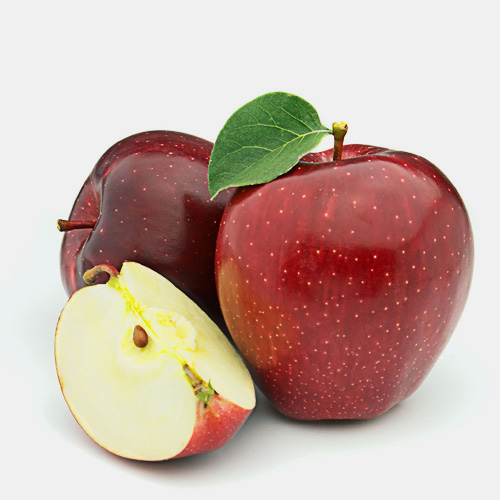
#> input picture img/Apel-Merah.jpg, 500 x 500 px, found by its file name
$ python discrete_wavelet.py
#> lines starting #> are read from the running program, lines starting #| are printed output that depends on the picture
import cv2
import numpy as np
import matplotlib.pyplot as plt
import pywt

img = cv2.imread('Apel-Merah.jpg',0)
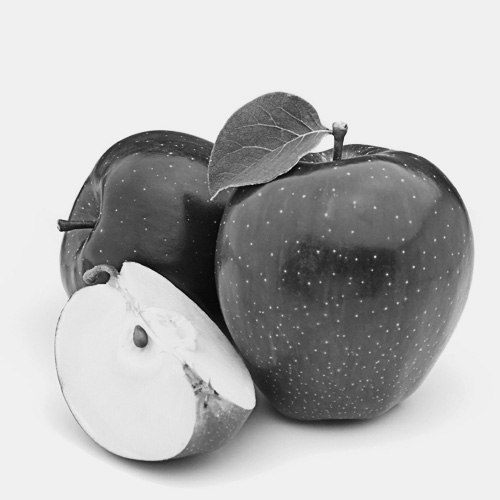
#> img: shape (500, 500); min 4, max 247, mean 182.5

coef = pywt.dwt2(img, 'db4')
ll, (lh, hl, hh) = coef
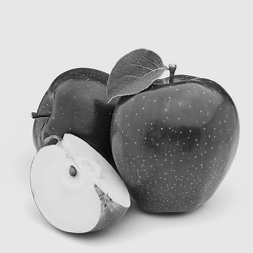
#> ll: shape (253, 253) float64; min -6.03, max 529.1, mean 367.6; drawn with min black and max white
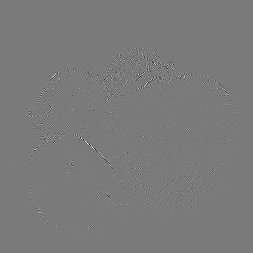
#> hh: shape (253, 253) float64; min -58.06, max 62.7, mean 0; drawn with min black and max white

fig, ax = plt.subplots(2,2, figsize=(20,20))
ax[0,0].imshow(ll, cmap='gray')
ax[0,1].imshow(lh, cmap='gray')
ax[1,0].imshow(hl, cmap='gray')
ax[1,1].imshow(hh, cmap='gray')

coef2 = pywt.dwt2(ll, 'db4')
ll, (lh, hl, hh) = coef2
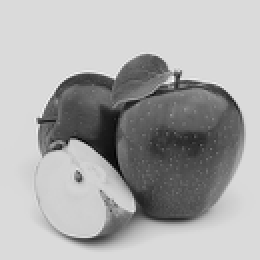
#> ll: shape (130, 130) float64 (shown 2 times larger); min -26.31, max 1124.5, mean 747.2; drawn with min black and max white
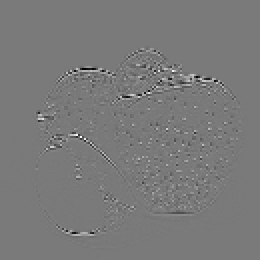
#> lh: shape (130, 130) float64 (shown 2 times larger); min -201.5, max 219.4, mean 0; drawn with min black and max white
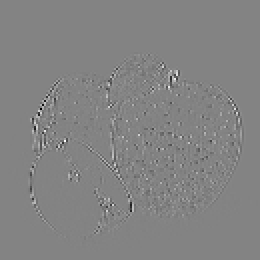
#> hl: shape (130, 130) float64 (shown 2 times larger); min -216.6, max 203.7, mean 0; drawn with min black and max white
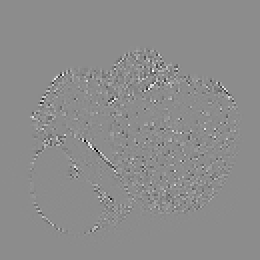
#> hh: shape (130, 130) float64 (shown 2 times larger); min -135, max 109.8, mean 0; drawn with min black and max white

fig, ax = plt.subplots(2,2, figsize=(20,20))
ax[0,0].imshow(ll, cmap='gray')
ax[0,1].imshow(lh, cmap='gray')
ax[1,0].imshow(hl, cmap='gray')
ax[1,1].imshow(hh, cmap='gray')

plt.show()
